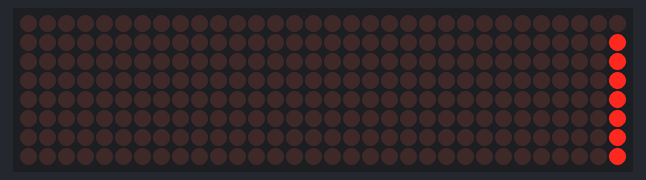
This sketch was run on a simulated ESP8266 (NodeMCU). Shown: 32×8 LED matrix. WiFi joins after 1.5 s; servers stay silent unless stated; network time is answered at once with the bench clock; the local clock reads 2024-03-15 10:24:30 at power-on unless the sketch sets it; web services answer with replies made up by the test bench; what the sketch prints to the serial monitor is not drawn.

Above: at 1.85 s.
At 4.6 s:
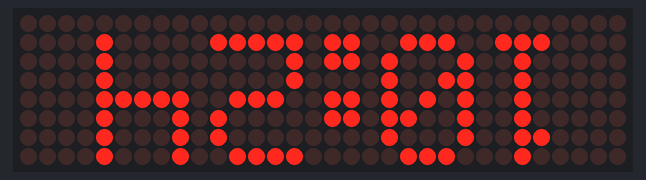
At 11.85 s:
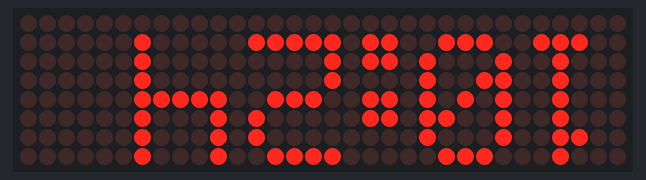
At 19.45 s:
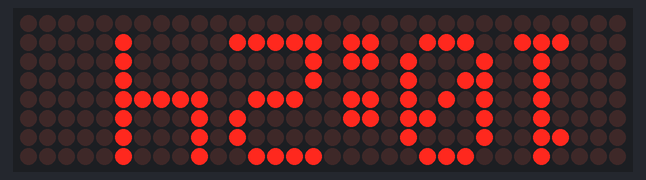
At 26.75 s:
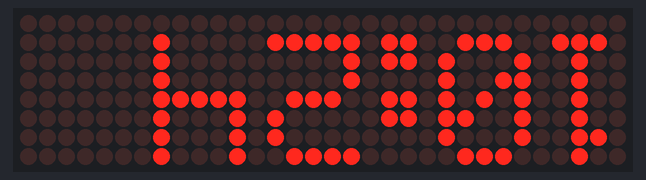
At 34.6 s:
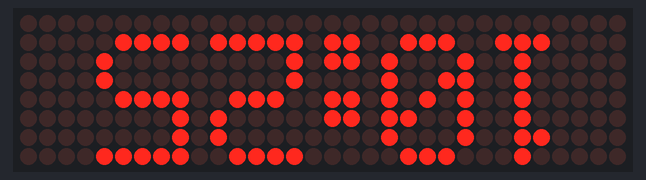

Measured:
- what the display in image 1 shows lasts 2.0 s, from 4.5 s to 6.5 s

The sketch:

ParolaTransitions.ino
```cpp
#include <MD_Parola.h>
#include <MD_MAX72xx.h>
#include <NTPClient.h>
#include <ESP8266WiFi.h>
#include <WiFiUdp.h>
#include <ArduinoJson.h>
#include <ESP8266HTTPClient.h>


const char *ssid = "MaxWiFi";
const char *password = "4153887413";

const long utcOffsetInSeconds = 14400;


// Define NTP Client to get time
WiFiUDP ntpUDP;
NTPClient timeClient(ntpUDP);

#define HARDWARE_TYPE MD_MAX72XX::FC16_HW
#define MAX_DEVICES 4

#define CS_PIN    D6

MD_Parola P = MD_Parola(HARDWARE_TYPE, CS_PIN, MAX_DEVICES);

int currEffect = 1;

textEffect_t  effect[] =
{
  PA_PRINT,
  PA_SCAN_HORIZ,
  PA_SCROLL_LEFT,
  PA_WIPE,
  PA_SCROLL_UP_LEFT,
  PA_SCROLL_UP,
  PA_OPENING_CURSOR,
  PA_GROW_UP,
  PA_MESH,
  PA_SCROLL_UP_RIGHT,
  PA_BLINDS,
  PA_CLOSING,
  PA_RANDOM,
  PA_GROW_DOWN,
  PA_SCAN_VERT,
  PA_SCROLL_DOWN_LEFT,
  PA_WIPE_CURSOR,
  PA_DISSOLVE,
  PA_OPENING,
  PA_CLOSING_CURSOR,
  PA_SCROLL_DOWN_RIGHT,
  PA_SCROLL_RIGHT,
  PA_SLICE,
  PA_SCROLL_DOWN,
};

long currentMillis = millis();

char szTime[9];
bool flashing = true;
void getTime(char *psz, bool f = true)
// Code for reading clock time
{
  timeClient.update();
  int myTime = timeClient.getHours();
  sprintf(psz, "%2d%c%02d", (myTime > 12 ? myTime - 12 : myTime), (f ? ':' : ' '), timeClient.getMinutes());
}
void setup() {
  Serial.begin(115200);

  WiFi.begin(ssid, password);

  while ( WiFi.status() != WL_CONNECTED ) {
  delay ( 500 );
  Serial.print ( "." );
  }

  HTTPClient http;

  // Send request

  http.begin("http://ip-api.com/json/?fields=status,offset");
  Serial.println(http.GET());
  DynamicJsonDocument doc(1024);
  deserializeJson(doc, http.getString());
  http.end();
  int offset = doc["offset"];
  Serial.println("offset is");
  Serial.println(offset);
  timeClient.begin();
  timeClient.setTimeOffset(offset);
  // put your setup code here, to run once:
  P.begin();
  P.setIntensity(0);
  P.displayClear();
  P.displayReset();
  P.setTextAlignment(PA_CENTER);
  P.setZoneEffect(0,true,PA_FLIP_UD);
  P.setZoneEffect(0,true,PA_FLIP_LR);
  P.setTextEffect(effect[2],effect[2]);
  P.setPause(2000);
  P.setSpeed(100);
  P.setTextBuffer(szTime);
  currentMillis = millis();
}

void loop() {
  if(P.displayAnimate()){
    getTime(szTime);
    P.displayReset();
  }
}
```
